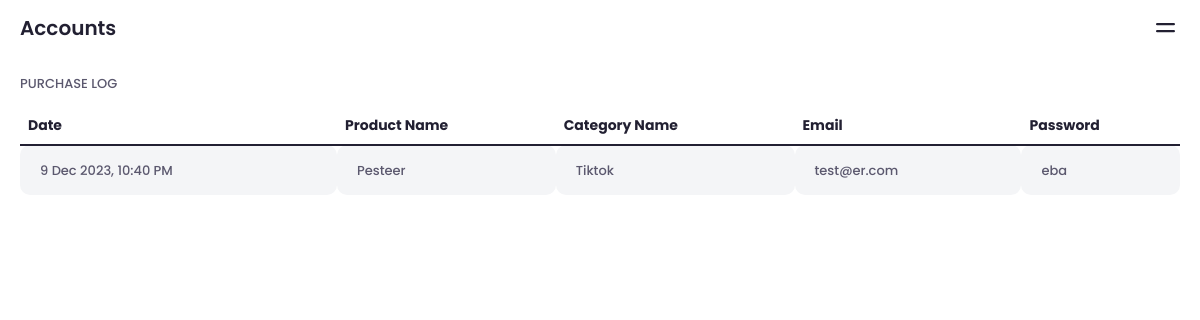
The page /accounts.php (signed in) on the database its author committed.
### tables this page shows
CREATE TABLE `purchases` (
  `purchase_id` int(11) NOT NULL,
  `user_id` int(11) NOT NULL,
  `product_id` int(11) NOT NULL,
  `product_name` varchar(255) NOT NULL,
  `email` varchar(255) NOT NULL,
  `password` varchar(255) NOT NULL,
  `purchase_date` timestamp NOT NULL DEFAULT current_timestamp()
);

CREATE TABLE `categories` (
  `category_id` int(11) NOT NULL,
  `category_name` varchar(50) NOT NULL,
  `category_logo` varchar(255) NOT NULL
);

### accounts.php (the view, shortened to what this page needs)
<?php
include "header.php";
$userId = $_SESSION['user']['user_id'];
$sql = "SELECT purchases.*, purchases.email, purchases.password, categories.category_name
        FROM purchases
        JOIN users ON purchases.user_id = users.user_id
        JOIN products ON purchases.product_id = products.product_id
        JOIN categories ON products.category_id = categories.category_id
        WHERE purchases.user_id = $userId
        ORDER BY purchases.purchase_date DESC";
$result = $conn->query($sql);
?>
<div id="wrapper">
    <div id="content">
        <header class="default heade-sticky">
                <div class="un-title-page">
                    <h1>Accounts</h1>
                </div>
                <div class="un-block-right">
                    <div class="menu-sidebar">
                        <button type="button" name="sidebarMenu" aria-label="sidebarMenu" class="btn"
                            data-bs-toggle="modal" data-bs-target="#mdllSidebar-connected">
                        </button>
                    </div>
                </div>
            </header>
        <div class="space-sticky"></div>
        <section class="log-table-simple">
            <h3>Purchase log</h3>
            <table class="table table-striped table-hover">
                <thead>
                    <tr>
                        <th>Date</th>
                        <th>Product Name</th>
                        <th>Category Name</th>
                        <th>Email</th>
                        <th>Password</th>
                    </tr>
                </thead>
                <tbody>
                    <?php
                    if ($result->num_rows > 0) {
                        while ($row = $result->fetch_assoc()) {
                            $purchaseDate = date('j M Y, g:i A', strtotime($row['purchase_date']));
                            $productName = $row['product_name'];
                            $categoryName = $row['category_name'];
                            $email = $row['email'];
                            $password = $row['password'];
                    ?>
                            <tr>
                                <td><?php echo $purchaseDate; ?></td>
                                <td><?php echo $productName; ?></td>
                                <td><?php echo $categoryName; ?></td>
                                <td><?php echo $email; ?></td>
                                <td><?php echo $password; ?></td>
                            </tr>
                    <?php
                        }
                    } else {
                        echo "<tr><td colspan='6'>No purchase history available.</td></tr>";
                    }
                    ?>
                </tbody>
            </table>
        </section>
    </div>
</div>
</body>
</html>

### rows shown on the page
purchases: purchase_date "9 Dec 2023, 10:40 PM", product_name "Pesteer", categories.category_name "Tiktok", email "test@er.com", password "eba"
